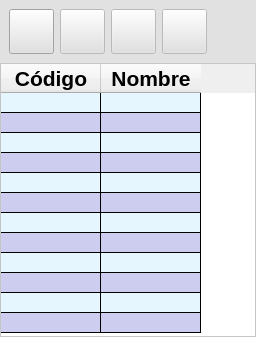
         <widget class="QWidget" name="P4Medicine">
          <layout class="QGridLayout" name="gridLayout_9">
           <property name="leftMargin">
            <number>0</number>
           </property>
           <property name="topMargin">
            <number>0</number>
           </property>
           <property name="rightMargin">
            <number>0</number>
           </property>
           <property name="bottomMargin">
            <number>0</number>
           </property>
           <property name="spacing">
            <number>0</number>
           </property>
           <item row="0" column="0">
            <widget class="QWidget" name="widget_7" native="true">
             <property name="styleSheet">
              <string notr="true">QWidget{
	background-color: #E1E1E1;
	color: #000000;
}</string>
             </property>
             <layout class="QGridLayout" name="gridLayout_14">
              <item row="0" column="3">
               <widget class="QPushButton" name="searchMedicineButton">
                <property name="enabled">
                 <bool>false</bool>
                </property>
                <property name="minimumSize">
                 <size>
                  <width>45</width>
                  <height>45</height>
                 </size>
                </property>
                <property name="icon">
                 <iconset resource="icons.qrc">
                  <normaloff>:/icons/Icons/search.svg</normaloff>:/icons/Icons/search.svg</iconset>
                </property>
                <property name="iconSize">
                 <size>
                  <width>30</width>
                  <height>30</height>
                 </size>
                </property>
               </widget>
              </item>
              <item row="0" column="1">
               <widget class="QPushButton" name="modifyMedicineButton">
                <property name="enabled">
                 <bool>false</bool>
                </property>
                <property name="minimumSize">
                 <size>
                  <width>45</width>
                  <height>45</height>
                 </size>
                </property>
                <property name="maximumSize">
                 <size>
                  <width>45</width>
                  <height>45</height>
                 </size>
                </property>
                <property name="icon">
                 <iconset resource="icons.qrc">
                  <normaloff>:/icons/Icons/modify.svg</normaloff>:/icons/Icons/modify.svg</iconset>
                </property>
                <property name="iconSize">
                 <size>
                  <width>30</width>
                  <height>30</height>
                 </size>
                </property>
               </widget>
              </item>
              <item row="0" column="2">
               <widget class="QPushButton" name="removeMedicineButton">
                <property name="enabled">
                 <bool>false</bool>
                </property>
                <property name="minimumSize">
                 <size>
                  <width>45</width>
                  <height>45</height>
                 </size>
                </property>
                <property name="maximumSize">
                 <size>
                  <width>45</width>
                  <height>45</height>
                 </size>
                </property>
                <property name="icon">
                 <iconset resource="icons.qrc">
                  <normaloff>:/icons/Icons/remove.svg</normaloff>:/icons/Icons/remove.svg</iconset>
                </property>
                <property name="iconSize">
                 <size>
                  <width>30</width>
                  <height>30</height>
                 </size>
                </property>
               </widget>
              </item>
              <item row="0" column="4">
               <spacer name="horizontalSpacer_4">
                <property name="orientation">
                 <enum>Qt::Horizontal</enum>
                </property>
                <property name="sizeHint" stdset="0">
                 <size>
                  <width>40</width>
                  <height>20</height>
                 </size>
                </property>
               </spacer>
              </item>
              <item row="0" column="0">
               <widget class="QPushButton" name="addMedicineButton">
                <property name="minimumSize">
                 <size>
                  <width>45</width>
                  <height>45</height>
                 </size>
                </property>
                <property name="maximumSize">
                 <size>
                  <width>45</width>
                  <height>45</height>
                 </size>
                </property>
                <property name="styleSheet">
                 <string notr="true">QPushButton {
	pading 8px 0 8px 15px;
}</string>
                </property>
                <property name="icon">
                 <iconset resource="icons.qrc">
                  <normaloff>:/icons/Icons/add.svg</normaloff>:/icons/Icons/add.svg</iconset>
                </property>
                <property name="iconSize">
                 <size>
                  <width>30</width>
                  <height>30</height>
                 </size>
                </property>
               </widget>
              </item>
             </layout>
            </widget>
           </item>
           <item row="1" column="0">
            <widget class="QTableWidget" name="medicineTable">
             <property name="minimumSize">
              <size>
               <width>150</width>
               <height>0</height>
              </size>
             </property>
             <property name="focusPolicy">
              <enum>Qt::ClickFocus</enum>
             </property>
             <property name="styleSheet">
              <string notr="true">QTableWidget{
	gridline-color: #000000;
    color: #000000;
	background-color: #FFFFFF;
}
QTableWidget::item:alternate{
    background-color: #CDCEEF;
	color: #000000;
}
QTableWidget::item{
    background-color: #E5F6FE;
	color: #000000;
}
QTableWidget::item:selected {
    background-color: #8F90DA;
	color: #000000;
}</string>
             </property>
             <property name="sizeAdjustPolicy">
              <enum>QAbstractScrollArea::AdjustToContents</enum>
             </property>
             <property name="editTriggers">
              <set>QAbstractItemView::NoEditTriggers</set>
             </property>
             <property name="alternatingRowColors">
              <bool>true</bool>
             </property>
             <property name="selectionMode">
              <enum>QAbstractItemView::SingleSelection</enum>
             </property>
             <property name="selectionBehavior">
              <enum>QAbstractItemView::SelectRows</enum>
             </property>
             <property name="rowCount">
              <number>12</number>
             </property>
             <attribute name="horizontalHeaderVisible">
              <bool>true</bool>
             </attribute>
             <attribute name="horizontalHeaderMinimumSectionSize">
              <number>15</number>
             </attribute>
             <attribute name="horizontalHeaderDefaultSectionSize">
              <number>100</number>
             </attribute>
             <attribute name="verticalHeaderVisible">
              <bool>false</bool>
             </attribute>
             <attribute name="verticalHeaderMinimumSectionSize">
              <number>15</number>
             </attribute>
             <attribute name="verticalHeaderDefaultSectionSize">
              <number>20</number>
             </attribute>
             <row/>
             <row/>
             <row/>
             <row/>
             <row/>
             <row/>
             <row/>
             <row/>
             <row/>
             <row/>
             <row/>
             <row/>
             <column>
              <property name="text">
               <string>Código</string>
              </property>
              <property name="font">
               <font>
                <family>Arial</family>
                <pointsize>16</pointsize>
                <bold>true</bold>
               </font>
              </property>
             </column>
             <column>
              <property name="text">
               <string>Nombre</string>
              </property>
              <property name="font">
               <font>
                <family>Arial</family>
                <pointsize>16</pointsize>
                <bold>true</bold>
               </font>
              </property>
             </column>
            </widget>
           </item>
          </layout>
         </widget>
